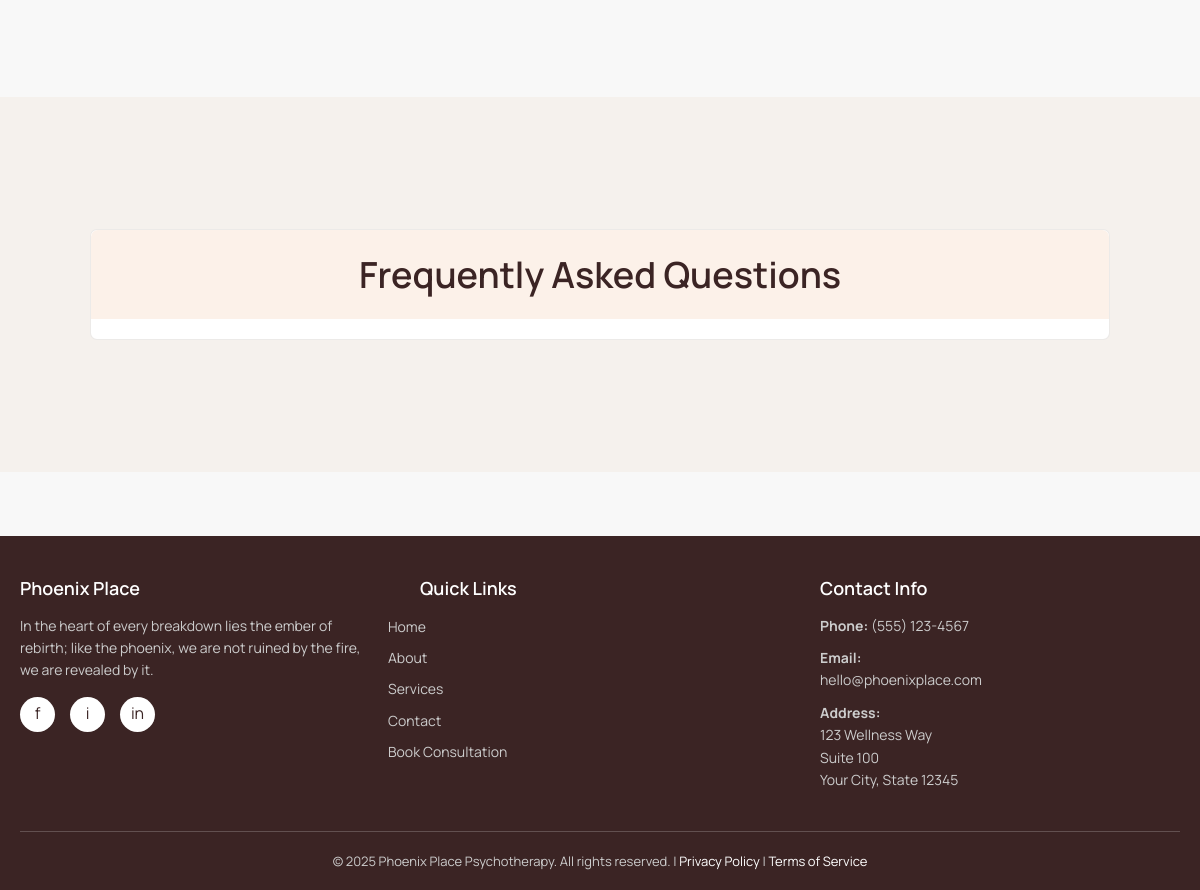
Page /about/ (lower part) on the earlier database version.
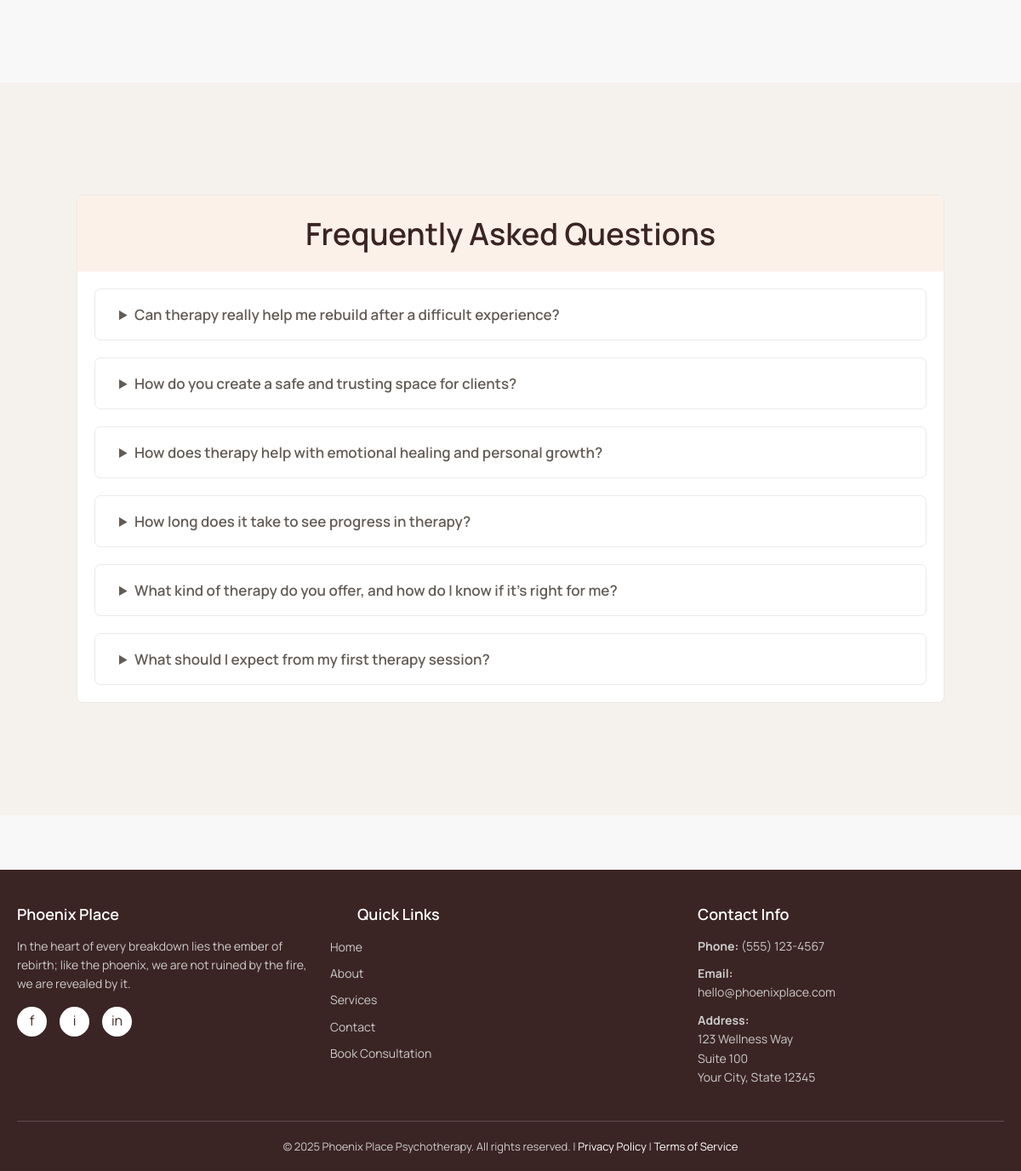
Same page on the later database version.
### website/models.py (models this page shows, shortened)
class Faq(models.Model):
    question = models.CharField(max_length=255)
    answer = models.TextField()
    created_at = models.DateTimeField(auto_now_add=True)
    class Meta:
        ordering = ['question']

### website/views.py (the view)
# urls.py: path('about/', views.about, name='about'),
def about(request):
    faqs = Faq.objects.all()
    return render(request, 'about.html', {'faqs': faqs})

### website/templates/about.html (shortened to what this page needs)
{% extends "base.html" %}
{% load static %}
{% block content %}
    <section class="doings">
        <div class="container">
            <div class="why-us">
            </div>
        </div>
    </section>
    <section class="faq">
        <div class="box">
            <h1>Frequently Asked Questions</h1>
            <div class="faqs">
                {% for faq in faqs %}
                <details>
                    <summary>{{faq.question}}</summary>
                </details>
                {% endfor %}
            </div>
        </div>
    </section>
{% endblock %}

### website/templates/base.html (shortened to what this page needs)
{% load static %}
<!DOCTYPE html>
<html lang="en">
<head>
    <link rel="stylesheet" href="{% static 'style.css' %}">
</head>
<body>
    <main>
        {% block content %}{% endblock %}
        <footer class="footer">
            <div class="footer-container">
                <div class="footer-content">
                    <div class="footer-section">
                        <h3>Phoenix Place</h3>
                        <p>In the heart of every breakdown lies the ember of rebirth; like the phoenix, we are not
                            ruined by the fire, we are revealed by it.</p>
                        <div class="social-links">
                            <a href="#" aria-label="Facebook">f</a>
                            <a href="#" aria-label="Instagram">i</a>
                            <a href="#" aria-label="LinkedIn">in</a>
                        </div>
                    </div>
                    <div class="footer-section">
                        <h3>Quick Links</h3>
                        <ul class="footer-links">
                            <li><a href="#home">Home</a></li>
                            <li><a href="#about">About</a></li>
                            <li><a href="#services">Services</a></li>
                            <li><a href="#contact">Contact</a></li>
                            <li><a href="#consultation">Book Consultation</a></li>
                        </ul>
                    </div>
                    <div class="footer-section">
                        <h3>Contact Info</h3>
                        <div class="contact-info">
                            <p><strong>Phone:</strong> (555) 123-4567</p>
                        </div>
                        <div class="contact-info">
                            <p><strong>Email:</strong> hello@phoenixplace.com</p>
                        </div>
                        <div class="contact-info">
                            <p><strong>Address:</strong><br>
                                123 Wellness Way<br>
                                Suite 100<br>
                                Your City, State 12345</p>
                        </div>
                    </div>
                </div>
                <div class="footer-bottom">
                    <p>&copy; 2025 Phoenix Place Psychotherapy. All rights reserved. |
                        <a href="#privacy">Privacy Policy</a> |
                        <a href="#terms">Terms of Service</a>
                    </p>
                </div>
            </div>
        </footer>
</body>
</html>

### static/style.css (style rules this page uses)
* { box-sizing: border-box; font-family: var(--main-font); border-width: thin; margin: 0; ; }
html { max-width: 1350px; margin: 0 auto; scroll-behavior: smooth; font-family: 'Manrope', sans-serif; }
:root { --primary-color: #3B2424; --button-color: #FEDAC2; --accent-color: #FCF1E9; --accet2: #F5F1ED; --accet3: #F8F4E9; --text-color: #635C56; --main-font: 'Manrope', sans-serif; --font-size-header: clamp(1.8rem, 5vw, 3rem); --font-size-secondary-header: clamp(1.7rem, 3vw, 2.6rem); --font-size-subheader: 2rem; --font-size-nav: 1rem; --font-size-paragraph: clamp(.8rem, 2vw, 1.5rem); --font-size-body-paragraph: clamp(.8rem, 1.2vw, 1.5rem); --font-size-body-paragraph2: clamp(.8rem, 1.2rem, 1rem); --font-size-small: 0.8rem; }
h1, h2, h3, h4 { font-family: var(--main-font); text-transform: capitalize; }
h1 { font-weight: 600; }
body { font-family: var(--main-font); color: var(--text-color); }
.container { max-width: 1200px; width: 100%; padding: 1rem; }
section { margin-bottom: 4rem; padding: 0 3rem; display: flex; flex-direction: column; align-items: center; }
.doings .container { display: flex; justify-content: space-between; align-items: center; gap: 2rem; margin: 0 auto; }
.why-us { width: 60%; }
.contact-info { width: 50%; }
.contact-info p { font-size: var(--font-size-body-paragraph); }
.faq { background: var(--accet2); padding: 2rem 0 !important; }
.box { width: 85%; margin: 100px auto; background: #fff; border-radius: 7px; border: 1px solid #3c210e18; }
.box h1 { background: var(--accent-color); border-radius: 7px 7px 0px 0px; padding: 20px; color: var(--primary-color); text-align: center; font-weight: 600; font-size: var(--font-size-secondary-header); }
.faqs { padding: 0px 20px 20px; }
details { border: 1px solid #3c210e18; padding: 10px 20px; border-radius: 7px; margin-top: 20px; font-size: var(--font-size-paragraph); cursor: pointer; }
details summary { outline: none; font-size: 17px; padding: 8px; color: var(--text-color); font-weight: 600; }
footer ul { list-style: none; margin-left: -2rem; }
.footer { background-color: var(--primary-color); padding: 70px 0; }

### website/templates/base.html (style rules this page uses)
* { margin: 0; padding: 0; box-sizing: border-box; }
body { font-family: 'Arial', sans-serif; background-color: #f8f8f8; padding-top: 80px; }
.footer { background-color: #3B2424; padding: 40px 20px 20px; margin-top: auto; }
.footer-container { max-width: 1200px; margin: 0 auto; }
.footer-content { display: grid; grid-template-columns: 1fr 1fr 1fr; gap: 40px; margin-bottom: 30px; }
.footer-section h3 { color: white; font-size: 18px; font-weight: 600; margin-bottom: 15px; }
.footer-section p, .footer-section a { color: #ccc; font-size: 14px; line-height: 1.6; text-decoration: none; transition: color 0.3s ease; }
.footer-links { list-style: none; }
.footer-links li { margin-bottom: 8px; }
.contact-info { margin-bottom: 10px; }
.social-links { display: flex; gap: 15px; margin-top: 15px; }
.social-links a { display: inline-block; width: 35px; height: 35px; background-color: white; color: #3B2424; border-radius: 50%; display: flex; align-items: center; justify-content: center; font-size: 16px; transition: all 0.3s ease; }
.footer-bottom { border-top: 1px solid rgba(255, 255, 255, 0.2); padding-top: 20px; text-align: center; }
.footer-bottom p { color: #ccc; font-size: 13px; }
.footer-bottom a { color: white; text-decoration: none; transition: color 0.3s ease; }

Differences in the rows shown:
added Faq: question "Can therapy really help me rebuild after a difficult experience?"
added Faq: question "How do you create a safe and trusting space for clients?"
added Faq: question "How does therapy help with emotional healing and personal growth?"
added Faq: question "How long does it take to see progress in therapy?"
added Faq: question "What kind of therapy do you offer, and how do I know if it’s right for me?"
added Faq: question "What should I expect from my first therapy session?"
